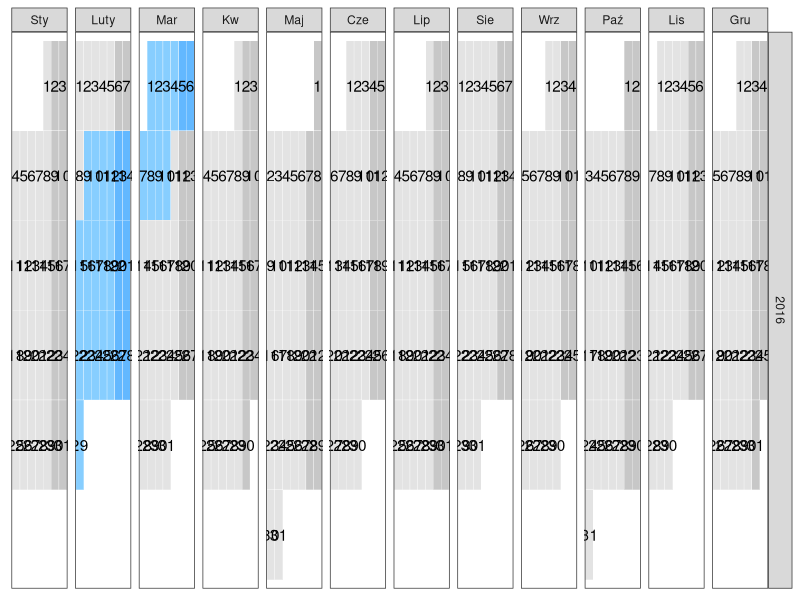
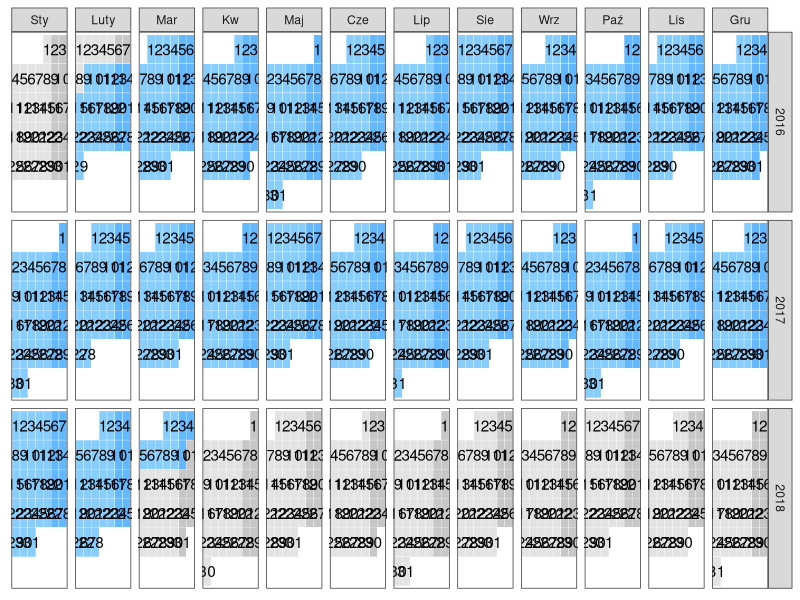

Source code (R) for these figures, in order: (Note: this script raises an error after producing the figures.)
library("ggplot2")
library("dplyr")

kalendarz <- function(zaznacz_od, zaznacz_do, filtr=""){
    
    if(zaznacz_od>zaznacz_do) stop("Data początkowa jest większa od końcowej!")
    
    rok1 <- substr(zaznacz_od, 1, 4) %>% as.numeric()
    rok2 <- substr(zaznacz_do, 1, 4) %>% as.numeric()
    
    seq(as.Date(zaznacz_od), as.Date(zaznacz_do), by=1) -> ktore
    
    seq(as.Date(paste(rok1, "-01-01", sep="")), 
        as.Date(paste(rok2, "-12-31", sep="")), 
        by=1) -> data
    
    as.POSIXlt(data)$wday -> dzien_tyg
    dzien_tyg[dzien_tyg==0] <- 7
    strftime(data, format="%W") %>% 
        as.numeric() %>% 
        "+"(1) -> nr_tyg
    
    data.frame(data, dzien_tyg, nr_tyg) %>% 
        mutate(ktore=ifelse(data %in% ktore & dzien_tyg %in% 6:7, "w1", 
                            ifelse(data %in% ktore & dzien_tyg %in% 1:5, "p1",
                            ifelse(!(data %in% ktore) & dzien_tyg %in% 6:7, "w0", "p0"))),
               miesiac=as.POSIXlt(data)$mon+1,
               rok=as.numeric(strftime(data, format="%Y"))) %>%
        group_by(rok, miesiac) %>% 
        mutate(min_tyg=min(nr_tyg)) %>% 
        mutate(nr_tyg2=nr_tyg-min_tyg+1,
               dzien=as.numeric(strftime(data, format="%d"))) -> ramka
    
    ramka$dzien_tyg <- factor(ramka$dzien_tyg, levels=1:7,
                              labels=c("PN","WT","ŚR","CZ","PT","SOB","NIE"),
                              ordered=TRUE)
    ramka$miesiac <- factor(ramka$miesiac,
                            levels=as.character(1:12),
                            labels=c("Sty","Luty","Mar","Kw","Maj","Cze",
                                     "Lip","Sie","Wrz","Paź","Lis","Gru"),
                            ordered=TRUE)
    ramka$nr_tyg2 <- factor(ramka$nr_tyg2, levels=rev(1:max(ramka$nr_tyg2)),
                            labels=rev(as.character(1:max(ramka$nr_tyg2))),
                            ordered=TRUE)
    
    if(filtr=="") ramka2 <- ramka else ramka2 <- ramka %>% filter_(filtr)
    
    kolory <- c("gray89", "skyblue1", "gray78", "steelblue1")
    wart <- c("p0", "p1", "w0", "w1")
    
    kolory[wart %in% unique(ramka2$ktore)] -> kol
    
    ggplot(ramka2, aes(x=dzien_tyg, y=nr_tyg2, fill=ktore))+ 
        geom_tile(colour="white")+
        geom_text(aes(label=dzien))+
        facet_grid(rok~miesiac)+
#         geom_rect(aes(xmin = 5.5, xmax = 7.5, ymin = -Inf, ymax = Inf),
#                   fill = "pink", alpha = 0.03)+
#         geom_tile(colour="white")+
#         geom_text(aes(label=dzien))+
#         facet_grid(rok~miesiac)+
        theme_bw()+
        theme(axis.title = element_blank(),
              axis.ticks = element_blank(), 
              axis.text.y = element_blank(),
              axis.text.x = element_blank(),
              legend.position="none",
              panel.grid.major=element_blank(),
              panel.grid.minor=element_blank())+
        scale_fill_manual(values=kol)
}
    
# przyklady:

kalendarz("2016-02-09", "2016-03-10")
kalendarz(zaznacz_od="2016-02-09", zaznacz_do="2018-03-10")
kalendarz("2016-04-09", "2016-03-10")
kalendarz("2016-04-09", "2016-04-09")
kalendarz("2016-01-01", "2021-12-03")
